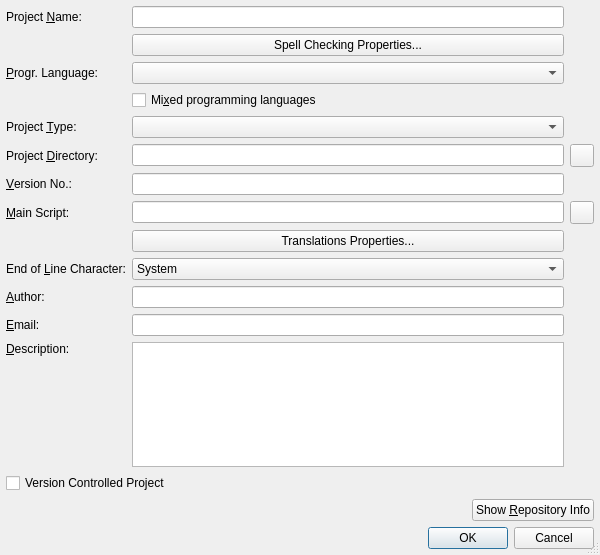
<?xml version="1.0" encoding="UTF-8"?>
<ui version="4.0">
 <class>PropertiesDialog</class>
 <widget class="QDialog" name="PropertiesDialog">
  <property name="geometry">
   <rect>
    <x>0</x>
    <y>0</y>
    <width>600</width>
    <height>555</height>
   </rect>
  </property>
  <property name="maximumSize">
   <size>
    <width>16777215</width>
    <height>16777215</height>
   </size>
  </property>
  <property name="windowTitle">
   <string>Project Properties</string>
  </property>
  <property name="whatsThis">
   <string>&lt;b&gt;Project Properties Dialog&lt;/b&gt;
&lt;p&gt;This dialog is used to show and edit the projects properties.&lt;/p&gt;
&lt;p&gt;If the project is controlled by a version control system, the &quot;Show Repository Info&quot; button displays information about the repository.&lt;/p&gt;</string>
  </property>
  <property name="sizeGripEnabled">
   <bool>true</bool>
  </property>
  <layout class="QVBoxLayout" name="verticalLayout">
   <item>
    <layout class="QGridLayout" name="gridLayout">
     <item row="0" column="0">
      <widget class="QLabel" name="nameLabel">
       <property name="text">
        <string>Project &amp;Name:</string>
       </property>
       <property name="buddy">
        <cstring>nameEdit</cstring>
       </property>
      </widget>
     </item>
     <item row="0" column="1">
      <widget class="QLineEdit" name="nameEdit">
       <property name="toolTip">
        <string>Enter the project name</string>
       </property>
       <property name="whatsThis">
        <string>&lt;b&gt;Project Name&lt;/b&gt;
&lt;p&gt;Enter the project name&lt;/p&gt;</string>
       </property>
      </widget>
     </item>
     <item row="1" column="1">
      <widget class="QPushButton" name="spellPropertiesButton">
       <property name="toolTip">
        <string>Press to edit the spell checking properties</string>
       </property>
       <property name="text">
        <string>Spell Checking Properties...</string>
       </property>
      </widget>
     </item>
     <item row="2" column="0">
      <widget class="QLabel" name="textLabel1">
       <property name="text">
        <string>&amp;Progr. Language:</string>
       </property>
       <property name="buddy">
        <cstring>languageComboBox</cstring>
       </property>
      </widget>
     </item>
     <item row="2" column="1">
      <widget class="QComboBox" name="languageComboBox">
       <property name="toolTip">
        <string>Select the project's programming language</string>
       </property>
      </widget>
     </item>
     <item row="3" column="1">
      <widget class="QCheckBox" name="mixedLanguageCheckBox">
       <property name="toolTip">
        <string>Select, if the project uses other programming languages as well</string>
       </property>
       <property name="text">
        <string>Mi&amp;xed programming languages</string>
       </property>
       <property name="shortcut">
        <string>Alt+X</string>
       </property>
      </widget>
     </item>
     <item row="4" column="0">
      <widget class="QLabel" name="textLabel1_2">
       <property name="text">
        <string>Project &amp;Type:</string>
       </property>
       <property name="buddy">
        <cstring>projectTypeComboBox</cstring>
       </property>
      </widget>
     </item>
     <item row="4" column="1">
      <widget class="QComboBox" name="projectTypeComboBox">
       <property name="toolTip">
        <string>Select the type of the project</string>
       </property>
      </widget>
     </item>
     <item row="5" column="0">
      <widget class="QLabel" name="dirLabel">
       <property name="text">
        <string>Project &amp;Directory:</string>
       </property>
       <property name="buddy">
        <cstring>dirEdit</cstring>
       </property>
      </widget>
     </item>
     <item row="5" column="1">
      <widget class="QLineEdit" name="dirEdit">
       <property name="toolTip">
        <string>Enter the project directory</string>
       </property>
       <property name="whatsThis">
        <string>&lt;b&gt;Project Directory&lt;/b&gt;
&lt;p&gt;Enter the project directory. You may select it
 with a dialog by pressing the button to the right.&lt;/p&gt;</string>
       </property>
      </widget>
     </item>
     <item row="6" column="0">
      <widget class="QLabel" name="versionLabel">
       <property name="text">
        <string>&amp;Version No.:</string>
       </property>
       <property name="buddy">
        <cstring>versionEdit</cstring>
       </property>
      </widget>
     </item>
     <item row="6" column="1">
      <widget class="QLineEdit" name="versionEdit">
       <property name="toolTip">
        <string>Enter the version number</string>
       </property>
       <property name="whatsThis">
        <string>&lt;b&gt;Version No.&lt;/b&gt;
&lt;p&gt;Enter the version no.&lt;/p&gt;</string>
       </property>
      </widget>
     </item>
     <item row="7" column="0">
      <widget class="QLabel" name="mainscriptLabel">
       <property name="text">
        <string>&amp;Main Script:</string>
       </property>
       <property name="buddy">
        <cstring>mainscriptEdit</cstring>
       </property>
      </widget>
     </item>
     <item row="7" column="1">
      <widget class="QLineEdit" name="mainscriptEdit">
       <property name="toolTip">
        <string>Enter the main script</string>
       </property>
       <property name="whatsThis">
        <string>&lt;b&gt;Main Script&lt;/b&gt;
&lt;p&gt;Enter the main script of the project. You may select it
 with a dialog by pressing the button to the right.&lt;/p&gt;</string>
       </property>
      </widget>
     </item>
     <item row="8" column="1">
      <widget class="QPushButton" name="transPropertiesButton">
       <property name="toolTip">
        <string>Press to edit the translations properties</string>
       </property>
       <property name="text">
        <string>Translations Properties...</string>
       </property>
      </widget>
     </item>
     <item row="9" column="0">
      <widget class="QLabel" name="eolLabel">
       <property name="text">
        <string>End of &amp;Line Character:</string>
       </property>
       <property name="buddy">
        <cstring>eolComboBox</cstring>
       </property>
      </widget>
     </item>
     <item row="9" column="1">
      <widget class="QComboBox" name="eolComboBox">
       <property name="toolTip">
        <string>Select the end of line character to be used by the project</string>
       </property>
       <item>
        <property name="text">
         <string>System</string>
        </property>
       </item>
       <item>
        <property name="text">
         <string>Unix</string>
        </property>
       </item>
       <item>
        <property name="text">
         <string>Macintosh</string>
        </property>
       </item>
       <item>
        <property name="text">
         <string>Windows/DOS</string>
        </property>
       </item>
      </widget>
     </item>
     <item row="10" column="0">
      <widget class="QLabel" name="authorLabel">
       <property name="text">
        <string>&amp;Author:</string>
       </property>
       <property name="buddy">
        <cstring>authorEdit</cstring>
       </property>
      </widget>
     </item>
     <item row="10" column="1">
      <widget class="QLineEdit" name="authorEdit">
       <property name="toolTip">
        <string>Enter authors name</string>
       </property>
       <property name="whatsThis">
        <string>&lt;b&gt;Author&lt;/b&gt;
&lt;p&gt;Enter the name of the author.&lt;/p&gt;</string>
       </property>
      </widget>
     </item>
     <item row="11" column="0">
      <widget class="QLabel" name="emailLabel">
       <property name="text">
        <string>&amp;Email:</string>
       </property>
       <property name="buddy">
        <cstring>emailEdit</cstring>
       </property>
      </widget>
     </item>
     <item row="11" column="1">
      <widget class="QLineEdit" name="emailEdit">
       <property name="toolTip">
        <string>Enter authors email</string>
       </property>
       <property name="whatsThis">
        <string>&lt;b&gt;Email&lt;/b&gt;
&lt;p&gt;Enter the email address of the author&lt;/p&gt;</string>
       </property>
      </widget>
     </item>
     <item row="12" column="0">
      <widget class="QLabel" name="descriptionLabel">
       <property name="text">
        <string>&amp;Description:</string>
       </property>
       <property name="alignment">
        <set>Qt::AlignTop</set>
       </property>
       <property name="buddy">
        <cstring>descriptionEdit</cstring>
       </property>
      </widget>
     </item>
     <item row="12" column="1">
      <widget class="QTextEdit" name="descriptionEdit">
       <property name="toolTip">
        <string>Enter description</string>
       </property>
       <property name="whatsThis">
        <string>&lt;b&gt;Description&lt;/b&gt;
&lt;p&gt;Enter a short description for the project.&lt;/p&gt;</string>
       </property>
       <property name="tabChangesFocus">
        <bool>true</bool>
       </property>
       <property name="acceptRichText">
        <bool>false</bool>
       </property>
      </widget>
     </item>
     <item row="5" column="2">
      <widget class="QToolButton" name="dirButton">
       <property name="toolTip">
        <string>Show directory selection dialog</string>
       </property>
       <property name="whatsThis">
        <string>&lt;b&gt;Project Directory&lt;/b&gt;
&lt;p&gt;Select a project directory via a directory selection dialog.&lt;/p&gt;</string>
       </property>
      </widget>
     </item>
     <item row="7" column="2">
      <widget class="QToolButton" name="mainscriptButton">
       <property name="toolTip">
        <string>Show file selection dialog</string>
       </property>
       <property name="whatsThis">
        <string>&lt;b&gt;Main Script&lt;/b&gt;
&lt;p&gt;Select the projects main script via a file selection dialog.&lt;/p&gt;</string>
       </property>
      </widget>
     </item>
    </layout>
   </item>
   <item>
    <widget class="QCheckBox" name="vcsCheckBox">
     <property name="toolTip">
      <string>Select to create a version controlled project</string>
     </property>
     <property name="text">
      <string>Version Controlled Project</string>
     </property>
    </widget>
   </item>
   <item>
    <layout class="QHBoxLayout" name="_2">
     <item>
      <widget class="QLabel" name="vcsLabel">
       <property name="sizePolicy">
        <sizepolicy hsizetype="MinimumExpanding" vsizetype="Preferred">
         <horstretch>0</horstretch>
         <verstretch>0</verstretch>
        </sizepolicy>
       </property>
       <property name="text">
        <string/>
       </property>
      </widget>
     </item>
     <item>
      <widget class="QPushButton" name="vcsInfoButton">
       <property name="toolTip">
        <string>Press to show information about the repository</string>
       </property>
       <property name="text">
        <string>Show &amp;Repository Info</string>
       </property>
       <property name="shortcut">
        <string>Alt+R</string>
       </property>
      </widget>
     </item>
    </layout>
   </item>
   <item>
    <widget class="QDialogButtonBox" name="buttonBox">
     <property name="orientation">
      <enum>Qt::Horizontal</enum>
     </property>
     <property name="standardButtons">
      <set>QDialogButtonBox::Cancel|QDialogButtonBox::Ok</set>
     </property>
    </widget>
   </item>
  </layout>
  <zorder>buttonBox</zorder>
  <zorder>vcsCheckBox</zorder>
 </widget>
 <layoutdefault spacing="6" margin="6"/>
 <pixmapfunction>qPixmapFromMimeSource</pixmapfunction>
 <tabstops>
  <tabstop>nameEdit</tabstop>
  <tabstop>spellPropertiesButton</tabstop>
  <tabstop>languageComboBox</tabstop>
  <tabstop>mixedLanguageCheckBox</tabstop>
  <tabstop>projectTypeComboBox</tabstop>
  <tabstop>dirEdit</tabstop>
  <tabstop>dirButton</tabstop>
  <tabstop>versionEdit</tabstop>
  <tabstop>mainscriptEdit</tabstop>
  <tabstop>mainscriptButton</tabstop>
  <tabstop>transPropertiesButton</tabstop>
  <tabstop>eolComboBox</tabstop>
  <tabstop>authorEdit</tabstop>
  <tabstop>emailEdit</tabstop>
  <tabstop>descriptionEdit</tabstop>
  <tabstop>vcsCheckBox</tabstop>
  <tabstop>vcsInfoButton</tabstop>
  <tabstop>buttonBox</tabstop>
 </tabstops>
 <resources/>
 <connections>
  <connection>
   <sender>buttonBox</sender>
   <signal>accepted()</signal>
   <receiver>PropertiesDialog</receiver>
   <slot>accept()</slot>
   <hints>
    <hint type="sourcelabel">
     <x>57</x>
     <y>511</y>
    </hint>
    <hint type="destinationlabel">
     <x>57</x>
     <y>529</y>
    </hint>
   </hints>
  </connection>
  <connection>
   <sender>buttonBox</sender>
   <signal>rejected()</signal>
   <receiver>PropertiesDialog</receiver>
   <slot>reject()</slot>
   <hints>
    <hint type="sourcelabel">
     <x>143</x>
     <y>516</y>
    </hint>
    <hint type="destinationlabel">
     <x>145</x>
     <y>531</y>
    </hint>
   </hints>
  </connection>
 </connections>
</ui>
